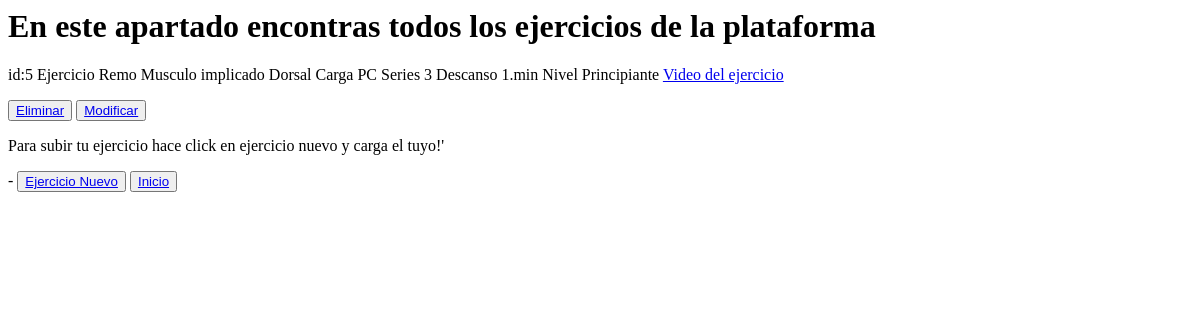
Before: /mostrar_ejercicio/ with the older database file.
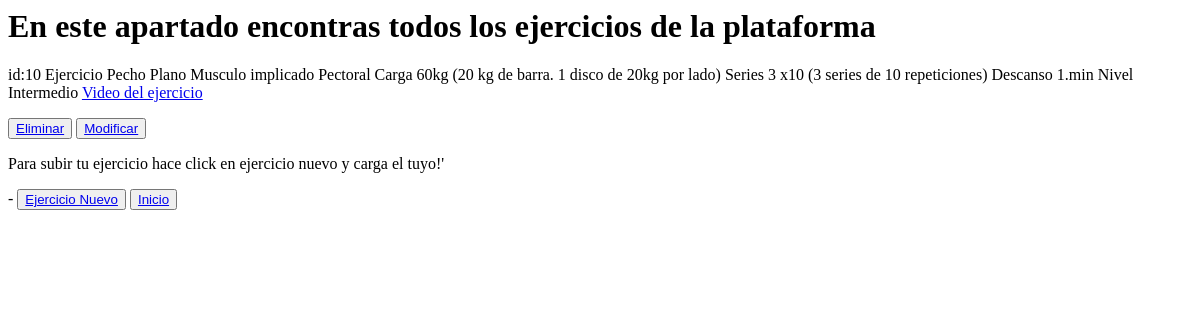
After: the same page with the newer database file.
### Blog1App/models.py (models this page shows)
class Musculacion(models.Model):
    Ejercicio = models.CharField(max_length=40)
    Musculo_Implicado  = models.CharField(max_length=40)
    Carga = models.CharField(max_length=40)
    Series= models.CharField(max_length=40, null=True)
    Descanso = models.CharField(max_length=40)
    Nivel = models.CharField(max_length=40, null=True)
    Link_Video = models.CharField(max_length=200, null=True)

### Blog1App/views.py (the view)
# urls.py: path('mostrar_ejercicio/',views.mostrar_ejercicio, name='Mostrar Ejercicios'),
def mostrar_ejercicio(request):
    entrenamiento = Musculacion.objects.all()
    context = {'entrenamiento':entrenamiento}
    return render(request,'mostrar_ejercicio.html', context=context )

### Blog1App/templates/mostrar_ejercicio.html
<strong><h1>En este apartado encontras todos los ejercicios de la plataforma</h1></strong>
{%for Musculacion in entrenamiento %}
<p> id:{{Musculacion.id}}
    Ejercicio {{Musculacion.Ejercicio}}
    Musculo implicado {{Musculacion.Musculo_Implicado}}
    Carga {{Musculacion.Carga}}
    Series {{Musculacion.Series}}
    Descanso {{Musculacion.Descanso}}
    Nivel  {{Musculacion.Nivel}}
    <a href={{Musculacion.Link_Video}} >Video del ejercicio</a>
</p>
    <button>
        <a href="{% url 'Eliminar Ejercicio' Musculacion.id %}">Eliminar</a>
    </button>
    <button>
        <a href="{% url 'Modificar Ejercicio' Musculacion.id %}">Modificar</a>
    </button>
{% endfor %}
<p>Para subir tu ejercicio hace click en ejercicio nuevo y carga el tuyo!'</p>-
<button><a href="http://127.0.0.1:8000/hacer_ejercicio/">Ejercicio Nuevo</a></button>
<button>
    <a href="http://127.0.0.1:8000/">Inicio</a>
</button>

Changed rows visible on the page:
removed Musculacion: id "5", Ejercicio "Remo", Musculo_Implicado "Dorsal", Carga "PC", Series "3", Descanso "1.min", Nivel "Principiante"
added Musculacion: id "10", Ejercicio "Pecho Plano", Musculo_Implicado "Pectoral", Carga "60kg (20 kg de barra. 1 disco de 20kg por lado)", Series "3 x10 (3 series de 10 repeticiones)", Descanso "1.min", Nivel "Intermedio"
